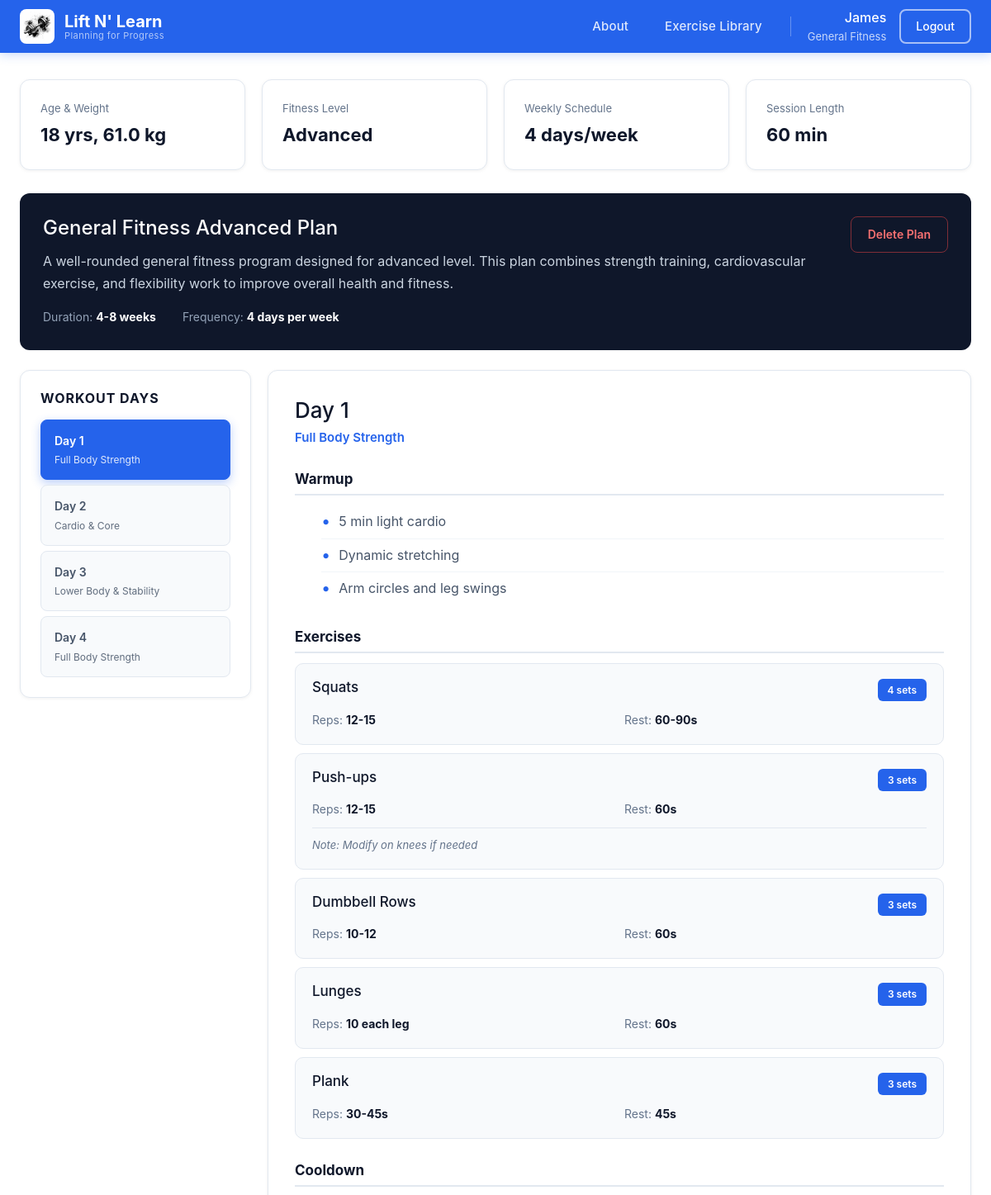
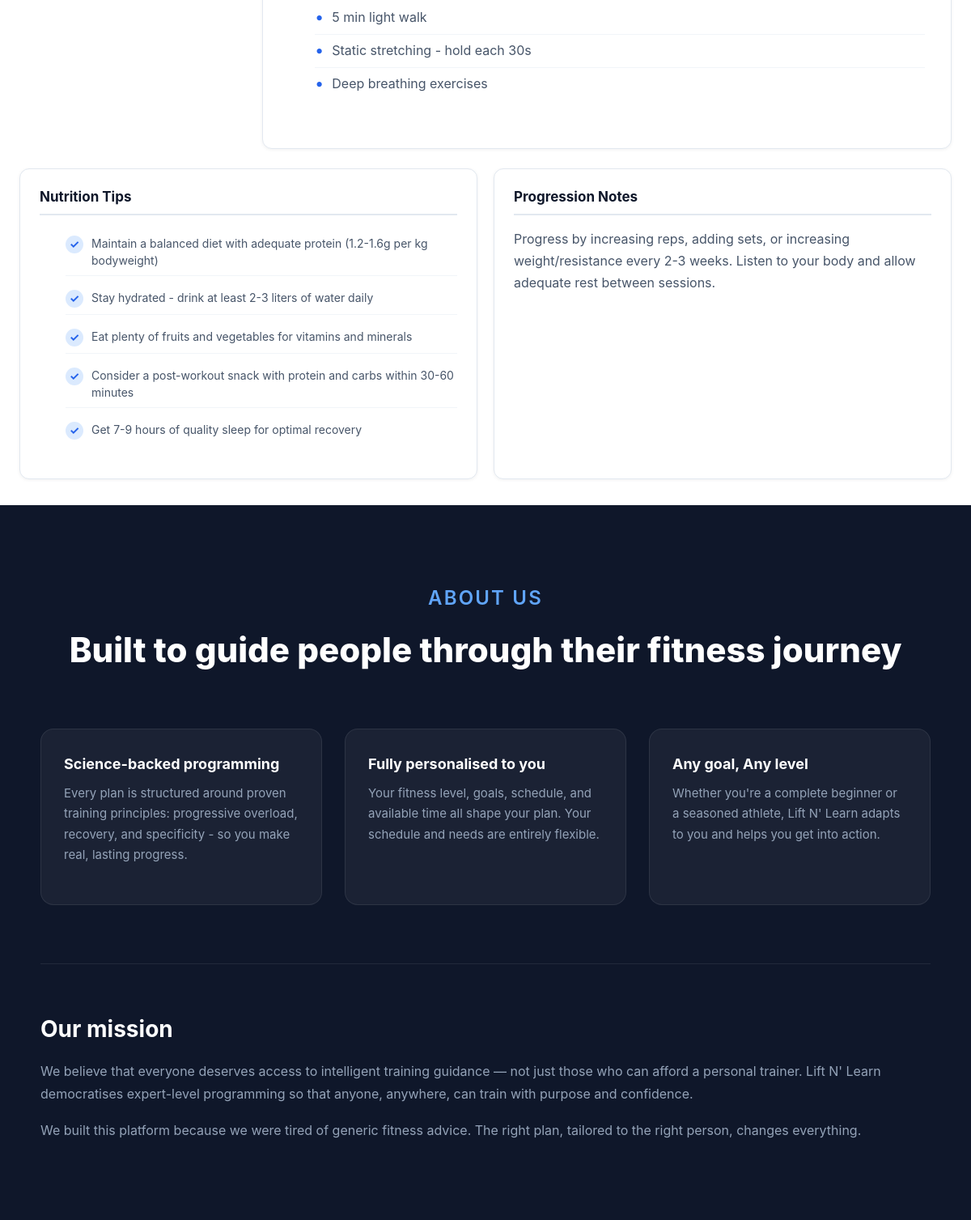
Page / (signed in) on the committed database (2 pictures, top to bottom).
### tables this page shows
CREATE TABLE user_profiles (
    id INTEGER PRIMARY KEY AUTOINCREMENT,
    user_id INTEGER UNIQUE NOT NULL,
    full_name TEXT NOT NULL,
    age INTEGER NOT NULL CHECK (age > 0 AND age < 120),
    weight REAL NOT NULL CHECK (weight > 0),
    height REAL NOT NULL CHECK (height > 0),
    fitness_type TEXT NOT NULL CHECK (fitness_type IN ('general_fitness', 'athlete', 'muscle_strength', 'calisthenics')),
    fitness_level TEXT NOT NULL CHECK (fitness_level IN ('beginner', 'intermediate', 'advanced')),
    goals TEXT NOT NULL,
    workout_days INTEGER NOT NULL CHECK (workout_days >= 1 AND workout_days <= 7),
    session_duration INTEGER NOT NULL CHECK (session_duration > 0),
    medical_conditions TEXT DEFAULT '',
    created_at TIMESTAMP DEFAULT CURRENT_TIMESTAMP,
    updated_at TIMESTAMP DEFAULT CURRENT_TIMESTAMP,
    FOREIGN KEY (user_id) REFERENCES users (id) ON DELETE CASCADE
);

CREATE TABLE workout_plans (
    id INTEGER PRIMARY KEY AUTOINCREMENT,
    user_id INTEGER NOT NULL,
    plan_name TEXT NOT NULL,
    fitness_type TEXT NOT NULL,
    difficulty TEXT NOT NULL,
    plan_data TEXT NOT NULL,
    is_active INTEGER DEFAULT 1,
    created_at TIMESTAMP DEFAULT CURRENT_TIMESTAMP,
    FOREIGN KEY (user_id) REFERENCES users (id) ON DELETE CASCADE
);

### app.py (the view)
@app.route('/')
def index():
    return render_template('home.html')

### app.py (called while the page is built)
@login_manager.user_loader
def load_user(user_id):
    return User.get_by_id(int(user_id))

@app.template_filter('get_user_profile')
def get_user_profile(user_id):
    return UserProfile.get_by_user_id(user_id)

@app.template_filter('get_workout_plan')
def get_workout_plan(user_id):
    return WorkoutPlan.get_active_by_user_id(user_id)

@app.context_processor
def inject_nav_profile():
    nav_profile = None
    if current_user.is_authenticated:
        nav_profile = UserProfile.get_by_user_id(current_user.id)
    return dict(nav_profile=nav_profile)

### database.py (called while the page is built)
def get_db():
    conn = sqlite3.connect(DATABASE)
    conn.row_factory = sqlite3.Row
    return conn

    @staticmethod
    def get_by_id(user_id):
        conn = get_db()
        user_data = conn.execute(
            'SELECT * FROM users WHERE id = ?', (user_id,)
        ).fetchone()
        conn.close()
        if user_data:
            return User(user_data['id'], user_data['username'], user_data['email'],
                       user_data['password_hash'], user_data['created_at'])
        return None

    @staticmethod
    def get_by_user_id(user_id):
        conn = get_db()
        profile = conn.execute(
            'SELECT * FROM user_profiles WHERE user_id = ?', (user_id,)
        ).fetchone()
        conn.close()
        return dict(profile) if profile else None

    @staticmethod
    def get_active_by_user_id(user_id):
        conn = get_db()
        plan = conn.execute(
            'SELECT * FROM workout_plans WHERE user_id = ? AND is_active = 1 ORDER BY created_at DESC LIMIT 1',
            (user_id,)
        ).fetchone()
        conn.close()
        if plan:
            plan_dict = dict(plan)
            plan_dict['plan_data'] = json.loads(plan_dict['plan_data'])
            return plan_dict
        return None

### templates/home.html (shortened to what this page needs)
{% extends "base.html" %}
{% block content %}
<div class="dashboard-container">
    {% set profile = current_user.id | get_user_profile if current_user.is_authenticated else None %}
    {% set workout_plan = current_user.id | get_workout_plan if current_user.is_authenticated else None %}
    {% if current_user.is_authenticated and profile %}
        <div class="stats-grid">
                <div class="stat-card">
                    <div class="stat-content">
                        <div class="stat-label">Age & Weight</div>
                        <div class="stat-value">{{ profile.age }} yrs, {{ profile.weight }} kg</div>
                    </div>
                </div>
                <div class="stat-card">
                    <div class="stat-content">
                        <div class="stat-label">Fitness Level</div>
                        <div class="stat-value">{{ profile.fitness_level.title() }}</div>
                    </div>
                </div>
                <div class="stat-card">
                    <div class="stat-content">
                        <div class="stat-label">Weekly Schedule</div>
                        <div class="stat-value">{{ profile.workout_days }} days/week</div>
                    </div>
                </div>
                <div class="stat-card">
                    <div class="stat-content">
                        <div class="stat-label">Session Length</div>
                        <div class="stat-value">{{ profile.session_duration }} min</div>
                    </div>
                </div>
            </div>
            {% if workout_plan %}
            <div class="plan-overview">
                <div class="plan-overview-header">
                    <div>
                        <h2>{{ workout_plan.plan_name }}</h2>
                        <p class="plan-description">{{ workout_plan.plan_data.description }}</p>
                        <div class="plan-meta">
                            <span>Duration: <strong>{{ workout_plan.plan_data.duration }}</strong></span>
                            <span>Frequency: <strong>{{ workout_plan.plan_data.frequency }}</strong></span>
                        </div>
                    </div>
                    <button type="button" class="btn-delete-plan" onclick="document.getElementById('delete-modal').style.display='flex'">
                        Delete Plan
                    </button>
                </div>
            </div>
            <div class="workout-container">
                <div class="workout-sidebar">
                    <h3>Workout Days</h3>
                    <div class="workout-days">
                        {% for workout in workout_plan.plan_data.workouts %}
                        <button class="workout-day-btn {% if loop.index0 == 0 %}active{% endif %}" onclick="showWorkout({{ loop.index0 }})">
                            <div class="day-title">{{ workout.day }}</div>
                            <div class="day-focus">{{ workout.focus }}</div>
                        </button>
                        {% endfor %}
                    </div>
                </div>
                <div class="workout-content">
                    {% for workout in workout_plan.plan_data.workouts %}
                    <div class="workout-detail {% if loop.index0 == 0 %}active{% endif %}" id="workout-{{ loop.index0 }}">
                        <h2>{{ workout.day }}</h2>
                        <p class="workout-focus">{{ workout.focus }}</p>
                        <div class="workout-section">
                            <h3>Warmup</h3>
                            <ul class="workout-list">
                                {% for item in workout.warmup %}
                                <li>{{ item }}</li>
                                {% endfor %}
                            </ul>
                        </div>
                        <div class="workout-section">
                            <h3>Exercises</h3>
                            <div class="exercise-list">
                                {% for exercise in workout.exercises %}
                                <div class="exercise-card">
                                    <div class="exercise-header">
                                        <h4>{{ exercise.name }}</h4>
                                        <span class="exercise-badge">{{ exercise.sets }} sets</span>
                                    </div>
                                    <div class="exercise-details">
                                        <div>Reps: <strong>{{ exercise.reps }}</strong></div>
                                        <div>Rest: <strong>{{ exercise.rest }}</strong></div>
                                    </div>
                                    {% if exercise.notes %}
                                    <div class="exercise-notes">Note: {{ exercise.notes }}</div>
                                    {% endif %}
                                </div>
                                {% endfor %}
                            </div>
                        </div>
                        <div class="workout-section">
                            <h3>Cooldown</h3>
                            <ul class="workout-list">
                                {% for item in workout.cooldown %}
                                <li>{{ item }}</li>
                                {% endfor %}
                            </ul>
                        </div>
                    </div>
                    {% endfor %}
                </div>
            </div>
            <div class="additional-info">
                <div class="info-card">
                    <h3>Nutrition Tips</h3>
                    <ul class="tips-list">
                        {% for tip in workout_plan.plan_data.nutrition_tips %}
                        <li>{{ tip }}</li>
                        {% endfor %}
                    </ul>
                </div>
                <div class="info-card">
                    <h3>Progression Notes</h3>
                    <p>{{ workout_plan.plan_data.progression_notes }}</p>
                </div>
            </div>
            {% endif %}
    {% endif %}
</div>
<section id="about" class="about-section">
        <div class="about-inner">
            <div class="about-header">
                <div class="about-eyebrow">About Us</div>
                <h2>Built to guide people through their fitness journey</h2>
            </div>
            <div class="about-grid">
                <div class="about-card">
                    <h3>Science-backed programming</h3>
                    <p>Every plan is structured around proven training principles: progressive overload, recovery, and specificity - so you make real, lasting progress.</p>
                </div>
                <div class="about-card">
                    <h3>Fully personalised to you</h3>
                    <p>Your fitness level, goals, schedule, and available time all shape your plan. Your schedule and needs are entirely flexible.</p>
                </div>
                <div class="about-card">
                    <h3>Any goal, Any level</h3>
                    <p>Whether you're a complete beginner or a seasoned athlete, Lift N' Learn adapts to you and helps you get into action.</p>
                </div>
            </div>
            <div class="about-mission">
                <div class="about-mission-text">
                    <h3>Our mission</h3>
                    <p>We believe that everyone deserves access to intelligent training guidance — not just those who can afford a personal trainer. Lift N' Learn democratises expert-level programming so that anyone, anywhere, can train with purpose and confidence.</p>
                    <p>We built this platform because we were tired of generic fitness advice. The right plan, tailored to the right person, changes everything.</p>
                </div>
            </div>
        </div>
    </section>
{% endblock %}

### templates/base.html (shortened to what this page needs)
<!DOCTYPE html>
<html lang="en">
<head>
    <link href="https://cdn.jsdelivr.net/npm/bootstrap@5.3.2/dist/css/bootstrap.min.css" rel="stylesheet">
    <link rel="stylesheet" href="{{ url_for('static', filename='style.css') }}">
</head>
<body>
    {% block navbar %}
    <nav class="navbar">
        <div class="nav-content">
            <div class="nav-brand">
                <img src="{{ url_for('static', filename='logo image.png') }}" alt="Dumbbell" class="nav-brand-icon">
                <div class="nav-brand-text">
                    <span class="nav-brand-title">Lift N' Learn</span>
                    <span class="nav-brand-slogan">Planning for Progress</span>
                </div>
            </div>
            <div class="nav-user">
                <a href="/#about" class="nav-link-about" onclick="scrollToAbout(event)">About</a>
                <a href="{{ url_for('exercise_library') }}" class="nav-link-about {% if request.endpoint == 'exercise_library' %}nav-link-active{% endif %}">Exercise Library</a>
                {% if current_user.is_authenticated %}
                    <div class="user-info">
                        {% if nav_profile %}
                            <div class="user-name">{{ nav_profile.full_name }}</div>
                            <div class="user-type">{{ nav_profile.fitness_type.replace('_', ' ').title() }}</div>
                        {% else %}
                            <div class="user-name">{{ current_user.username }}</div>
                        {% endif %}
                    </div>
                    <a href="{{ url_for('logout') }}" class="nav-btn-outline">Logout</a>
                {% else %}
                    <a href="{{ url_for('login') }}" class="nav-btn-solid">Login</a>
                    <a href="{{ url_for('register') }}" class="nav-btn-solid">Register</a>
                {% endif %}
            </div>
        </div>
    </nav>
    {% endblock navbar %}
    {% block content %}{% endblock %}
</body>
</html>

### rows in the picture
user_profiles: full_name "James", fitness_type.replace "General Fitness", age "18", weight "61.0", fitness_level "Advanced", workout_days "4", session_duration "60"
workout_plans: plan_name "General Fitness Advanced Plan"

### other values in the picture
{{ workout_plan.plan_data.description }} "A well-rounded general fitness program designed for advanced level. This plan combines strength training, cardiovascular exercise, and flexibility work to improve overall health and fitness."
{{ workout_plan.plan_data.duration }} "4-8 weeks"
{{ workout_plan.plan_data.frequency }} "4 days per week"
{{ workout.day }} "Day 1" "Day 2" "Day 3" "Day 4"
{{ workout.focus }} "Full Body Strength" "Cardio & Core" "Lower Body & Stability" "Full Body Strength"
{{ workout.day }} "Day 1"
{{ workout.focus }} "Full Body Strength"
{{ item }} "5 min light cardio" "Dynamic stretching" "Arm circles and leg swings"
{{ exercise.name }} "Squats" "Push-ups" "Dumbbell Rows" "Lunges" "Plank"
{{ exercise.sets }} "4" "3" "3" "3" "3"
{{ exercise.reps }} "12-15" "12-15" "10-12" "10 each leg" "30-45s"
{{ exercise.rest }} "60-90s" "60s" "60s" "60s" "45s"
{{ exercise.notes }} "Modify on knees if needed"
{{ item }} "5 min light walk" "Static stretching - hold each 30s" "Deep breathing exercises"
{{ tip }} "Maintain a balanced diet with adequate protein (1.2-1.6g per kg bodyweight)" "Stay hydrated - drink at least 2-3 liters of water daily" "Eat plenty of fruits and vegetables for vitamins and minerals" "Consider a post-workout snack with protein and carbs within 30-60 minutes" "Get 7-9 hours of quality sleep for optimal recovery"
